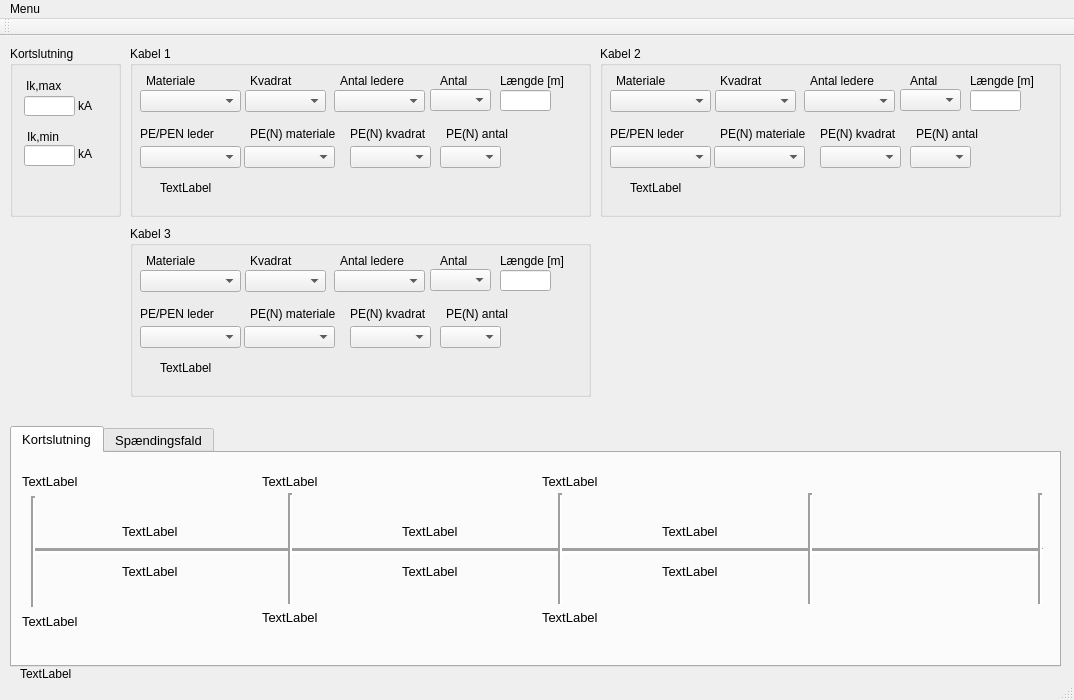
<?xml version="1.0" encoding="UTF-8"?>
<ui version="4.0">
 <class>MainWindow</class>
 <widget class="QMainWindow" name="MainWindow">
  <property name="geometry">
   <rect>
    <x>0</x>
    <y>0</y>
    <width>1074</width>
    <height>700</height>
   </rect>
  </property>
  <property name="sizePolicy">
   <sizepolicy hsizetype="Fixed" vsizetype="Fixed">
    <horstretch>0</horstretch>
    <verstretch>0</verstretch>
   </sizepolicy>
  </property>
  <property name="minimumSize">
   <size>
    <width>1074</width>
    <height>700</height>
   </size>
  </property>
  <property name="maximumSize">
   <size>
    <width>1074</width>
    <height>700</height>
   </size>
  </property>
  <property name="windowTitle">
   <string>elektro3</string>
  </property>
  <property name="windowIcon">
   <iconset>
    <normaloff>icons/elektro.ico</normaloff>icons/elektro.ico</iconset>
  </property>
  <property name="tabShape">
   <enum>QTabWidget::Rounded</enum>
  </property>
  <widget class="QWidget" name="centralWidget">
   <widget class="QGroupBox" name="groupBox">
    <property name="geometry">
     <rect>
      <x>10</x>
      <y>10</y>
      <width>111</width>
      <height>171</height>
     </rect>
    </property>
    <property name="title">
     <string>Kortslutning</string>
    </property>
    <widget class="QLineEdit" name="LE_ikmax">
     <property name="geometry">
      <rect>
       <x>14</x>
       <y>50</y>
       <width>51</width>
       <height>20</height>
      </rect>
     </property>
    </widget>
    <widget class="QLabel" name="label">
     <property name="geometry">
      <rect>
       <x>68</x>
       <y>52</y>
       <width>31</width>
       <height>16</height>
      </rect>
     </property>
     <property name="text">
      <string>kA</string>
     </property>
    </widget>
    <widget class="QLabel" name="label_2">
     <property name="geometry">
      <rect>
       <x>16</x>
       <y>32</y>
       <width>60</width>
       <height>16</height>
      </rect>
     </property>
     <property name="text">
      <string>Ik,max</string>
     </property>
    </widget>
    <widget class="QLineEdit" name="LE_ikmin">
     <property name="geometry">
      <rect>
       <x>14</x>
       <y>99</y>
       <width>51</width>
       <height>21</height>
      </rect>
     </property>
    </widget>
    <widget class="QLabel" name="label_3">
     <property name="geometry">
      <rect>
       <x>68</x>
       <y>100</y>
       <width>31</width>
       <height>16</height>
      </rect>
     </property>
     <property name="text">
      <string>kA</string>
     </property>
    </widget>
    <widget class="QLabel" name="label_4">
     <property name="geometry">
      <rect>
       <x>17</x>
       <y>83</y>
       <width>60</width>
       <height>16</height>
      </rect>
     </property>
     <property name="text">
      <string>Ik,min</string>
     </property>
    </widget>
   </widget>
   <widget class="QGroupBox" name="groupBox_2">
    <property name="geometry">
     <rect>
      <x>130</x>
      <y>10</y>
      <width>461</width>
      <height>171</height>
     </rect>
    </property>
    <property name="title">
     <string>Kabel 1</string>
    </property>
    <widget class="QComboBox" name="CBkabelETkvadrat">
     <property name="geometry">
      <rect>
       <x>115</x>
       <y>44</y>
       <width>81</width>
       <height>22</height>
      </rect>
     </property>
     <property name="currentText">
      <string/>
     </property>
    </widget>
    <widget class="QLabel" name="label_6">
     <property name="geometry">
      <rect>
       <x>120</x>
       <y>27</y>
       <width>61</width>
       <height>16</height>
      </rect>
     </property>
     <property name="text">
      <string>Kvadrat</string>
     </property>
    </widget>
    <widget class="QComboBox" name="CBkabelETmateriale">
     <property name="geometry">
      <rect>
       <x>10</x>
       <y>44</y>
       <width>101</width>
       <height>22</height>
      </rect>
     </property>
    </widget>
    <widget class="QLabel" name="label_7">
     <property name="geometry">
      <rect>
       <x>16</x>
       <y>27</y>
       <width>71</width>
       <height>16</height>
      </rect>
     </property>
     <property name="text">
      <string>Materiale</string>
     </property>
    </widget>
    <widget class="QLabel" name="label_8">
     <property name="geometry">
      <rect>
       <x>210</x>
       <y>27</y>
       <width>81</width>
       <height>16</height>
      </rect>
     </property>
     <property name="text">
      <string>Antal ledere</string>
     </property>
    </widget>
    <widget class="QComboBox" name="CBkabelETconductors">
     <property name="geometry">
      <rect>
       <x>204</x>
       <y>44</y>
       <width>91</width>
       <height>22</height>
      </rect>
     </property>
    </widget>
    <widget class="QLineEdit" name="LEkabelETlangde">
     <property name="geometry">
      <rect>
       <x>370</x>
       <y>44</y>
       <width>51</width>
       <height>21</height>
      </rect>
     </property>
    </widget>
    <widget class="QLabel" name="label_9">
     <property name="geometry">
      <rect>
       <x>310</x>
       <y>27</y>
       <width>41</width>
       <height>16</height>
      </rect>
     </property>
     <property name="text">
      <string>Antal</string>
     </property>
    </widget>
    <widget class="QLabel" name="label_10">
     <property name="geometry">
      <rect>
       <x>370</x>
       <y>27</y>
       <width>81</width>
       <height>16</height>
      </rect>
     </property>
     <property name="text">
      <string>Længde [m]</string>
     </property>
    </widget>
    <widget class="QComboBox" name="CBkabelETpenOplagt">
     <property name="geometry">
      <rect>
       <x>10</x>
       <y>100</y>
       <width>101</width>
       <height>22</height>
      </rect>
     </property>
    </widget>
    <widget class="QLabel" name="label_11">
     <property name="geometry">
      <rect>
       <x>10</x>
       <y>80</y>
       <width>81</width>
       <height>16</height>
      </rect>
     </property>
     <property name="text">
      <string>PE/PEN leder</string>
     </property>
    </widget>
    <widget class="QComboBox" name="CBkabelETpenKvadrat">
     <property name="geometry">
      <rect>
       <x>220</x>
       <y>100</y>
       <width>81</width>
       <height>22</height>
      </rect>
     </property>
    </widget>
    <widget class="QLabel" name="label_12">
     <property name="geometry">
      <rect>
       <x>220</x>
       <y>80</y>
       <width>91</width>
       <height>16</height>
      </rect>
     </property>
     <property name="text">
      <string>PE(N) kvadrat</string>
     </property>
    </widget>
    <widget class="QComboBox" name="CBkabelETpenMateriale">
     <property name="geometry">
      <rect>
       <x>114</x>
       <y>100</y>
       <width>91</width>
       <height>22</height>
      </rect>
     </property>
    </widget>
    <widget class="QLabel" name="label_13">
     <property name="geometry">
      <rect>
       <x>120</x>
       <y>80</y>
       <width>101</width>
       <height>16</height>
      </rect>
     </property>
     <property name="text">
      <string>PE(N) materiale</string>
     </property>
    </widget>
    <widget class="QLabel" name="label_14">
     <property name="geometry">
      <rect>
       <x>316</x>
       <y>80</y>
       <width>71</width>
       <height>16</height>
      </rect>
     </property>
     <property name="text">
      <string>PE(N) antal</string>
     </property>
    </widget>
    <widget class="QComboBox" name="CBkabelETantal">
     <property name="geometry">
      <rect>
       <x>300</x>
       <y>43</y>
       <width>61</width>
       <height>22</height>
      </rect>
     </property>
    </widget>
    <widget class="QLabel" name="LkabelETingenX">
     <property name="enabled">
      <bool>true</bool>
     </property>
     <property name="geometry">
      <rect>
       <x>30</x>
       <y>132</y>
       <width>401</width>
       <height>20</height>
      </rect>
     </property>
     <property name="layoutDirection">
      <enum>Qt::LeftToRight</enum>
     </property>
     <property name="autoFillBackground">
      <bool>false</bool>
     </property>
     <property name="text">
      <string>TextLabel</string>
     </property>
    </widget>
    <widget class="QComboBox" name="CBkabelETpenAntal">
     <property name="geometry">
      <rect>
       <x>310</x>
       <y>100</y>
       <width>61</width>
       <height>22</height>
      </rect>
     </property>
    </widget>
   </widget>
   <widget class="QTabWidget" name="tabWidget">
    <property name="enabled">
     <bool>true</bool>
    </property>
    <property name="geometry">
     <rect>
      <x>10</x>
      <y>390</y>
      <width>1051</width>
      <height>241</height>
     </rect>
    </property>
    <property name="font">
     <font>
      <pointsize>10</pointsize>
     </font>
    </property>
    <property name="currentIndex">
     <number>0</number>
    </property>
    <widget class="QWidget" name="tab">
     <attribute name="title">
      <string>Kortslutning</string>
     </attribute>
     <widget class="Line" name="line">
      <property name="geometry">
       <rect>
        <x>20</x>
        <y>90</y>
        <width>1011</width>
        <height>16</height>
       </rect>
      </property>
      <property name="lineWidth">
       <number>3</number>
      </property>
      <property name="orientation">
       <enum>Qt::Horizontal</enum>
      </property>
     </widget>
     <widget class="Line" name="line_2">
      <property name="geometry">
       <rect>
        <x>13</x>
        <y>43</y>
        <width>16</width>
        <height>111</height>
       </rect>
      </property>
      <property name="lineWidth">
       <number>2</number>
      </property>
      <property name="orientation">
       <enum>Qt::Vertical</enum>
      </property>
     </widget>
     <widget class="Line" name="line_3">
      <property name="geometry">
       <rect>
        <x>1020</x>
        <y>40</y>
        <width>16</width>
        <height>111</height>
       </rect>
      </property>
      <property name="lineWidth">
       <number>2</number>
      </property>
      <property name="orientation">
       <enum>Qt::Vertical</enum>
      </property>
     </widget>
     <widget class="Line" name="line_4">
      <property name="geometry">
       <rect>
        <x>540</x>
        <y>40</y>
        <width>16</width>
        <height>111</height>
       </rect>
      </property>
      <property name="lineWidth">
       <number>2</number>
      </property>
      <property name="orientation">
       <enum>Qt::Vertical</enum>
      </property>
     </widget>
     <widget class="Line" name="line_5">
      <property name="geometry">
       <rect>
        <x>270</x>
        <y>40</y>
        <width>16</width>
        <height>111</height>
       </rect>
      </property>
      <property name="lineWidth">
       <number>2</number>
      </property>
      <property name="orientation">
       <enum>Qt::Vertical</enum>
      </property>
     </widget>
     <widget class="QLabel" name="LdiagramA">
      <property name="geometry">
       <rect>
        <x>10</x>
        <y>20</y>
        <width>181</width>
        <height>16</height>
       </rect>
      </property>
      <property name="text">
       <string>TextLabel</string>
      </property>
     </widget>
     <widget class="QLabel" name="LdigramKabelET">
      <property name="geometry">
       <rect>
        <x>110</x>
        <y>70</y>
        <width>101</width>
        <height>16</height>
       </rect>
      </property>
      <property name="text">
       <string>TextLabel</string>
      </property>
     </widget>
     <widget class="QLabel" name="LdigramKabelETpe">
      <property name="geometry">
       <rect>
        <x>110</x>
        <y>110</y>
        <width>101</width>
        <height>16</height>
       </rect>
      </property>
      <property name="text">
       <string>TextLabel</string>
      </property>
     </widget>
     <widget class="QLabel" name="LdiagramB">
      <property name="geometry">
       <rect>
        <x>250</x>
        <y>20</y>
        <width>181</width>
        <height>16</height>
       </rect>
      </property>
      <property name="text">
       <string>TextLabel</string>
      </property>
     </widget>
     <widget class="QLabel" name="LdiagramAmin">
      <property name="geometry">
       <rect>
        <x>10</x>
        <y>160</y>
        <width>181</width>
        <height>16</height>
       </rect>
      </property>
      <property name="text">
       <string>TextLabel</string>
      </property>
     </widget>
     <widget class="QLabel" name="LdiagramBmin">
      <property name="geometry">
       <rect>
        <x>250</x>
        <y>156</y>
        <width>181</width>
        <height>16</height>
       </rect>
      </property>
      <property name="text">
       <string>TextLabel</string>
      </property>
     </widget>
     <widget class="QLabel" name="LdigramKabelTO">
      <property name="geometry">
       <rect>
        <x>390</x>
        <y>70</y>
        <width>101</width>
        <height>16</height>
       </rect>
      </property>
      <property name="text">
       <string>TextLabel</string>
      </property>
     </widget>
     <widget class="QLabel" name="LdigramKabelTOpe">
      <property name="geometry">
       <rect>
        <x>390</x>
        <y>110</y>
        <width>101</width>
        <height>16</height>
       </rect>
      </property>
      <property name="text">
       <string>TextLabel</string>
      </property>
     </widget>
     <widget class="QLabel" name="LdiagramC">
      <property name="geometry">
       <rect>
        <x>530</x>
        <y>20</y>
        <width>181</width>
        <height>16</height>
       </rect>
      </property>
      <property name="text">
       <string>TextLabel</string>
      </property>
     </widget>
     <widget class="QLabel" name="LdiagramCmin">
      <property name="geometry">
       <rect>
        <x>530</x>
        <y>156</y>
        <width>181</width>
        <height>16</height>
       </rect>
      </property>
      <property name="text">
       <string>TextLabel</string>
      </property>
     </widget>
     <widget class="QLabel" name="LdiagramKabelTREpe">
      <property name="geometry">
       <rect>
        <x>650</x>
        <y>110</y>
        <width>101</width>
        <height>16</height>
       </rect>
      </property>
      <property name="text">
       <string>TextLabel</string>
      </property>
     </widget>
     <widget class="QLabel" name="LdiagramKabelTRE">
      <property name="geometry">
       <rect>
        <x>650</x>
        <y>70</y>
        <width>101</width>
        <height>16</height>
       </rect>
      </property>
      <property name="text">
       <string>TextLabel</string>
      </property>
     </widget>
     <widget class="Line" name="line_6">
      <property name="geometry">
       <rect>
        <x>790</x>
        <y>40</y>
        <width>16</width>
        <height>111</height>
       </rect>
      </property>
      <property name="lineWidth">
       <number>2</number>
      </property>
      <property name="orientation">
       <enum>Qt::Vertical</enum>
      </property>
     </widget>
    </widget>
    <widget class="QWidget" name="tab_2">
     <attribute name="title">
      <string>Spændingsfald</string>
     </attribute>
     <widget class="QComboBox" name="comboBox">
      <property name="geometry">
       <rect>
        <x>20</x>
        <y>50</y>
        <width>104</width>
        <height>26</height>
       </rect>
      </property>
     </widget>
    </widget>
   </widget>
   <widget class="QGroupBox" name="groupBox_3">
    <property name="geometry">
     <rect>
      <x>600</x>
      <y>10</y>
      <width>461</width>
      <height>171</height>
     </rect>
    </property>
    <property name="title">
     <string>Kabel 2</string>
    </property>
    <widget class="QComboBox" name="CBkabelTOkvadrat">
     <property name="geometry">
      <rect>
       <x>115</x>
       <y>44</y>
       <width>81</width>
       <height>22</height>
      </rect>
     </property>
     <property name="currentText">
      <string/>
     </property>
    </widget>
    <widget class="QLabel" name="label_15">
     <property name="geometry">
      <rect>
       <x>120</x>
       <y>27</y>
       <width>61</width>
       <height>16</height>
      </rect>
     </property>
     <property name="text">
      <string>Kvadrat</string>
     </property>
    </widget>
    <widget class="QComboBox" name="CBkabelTOmateriale">
     <property name="geometry">
      <rect>
       <x>10</x>
       <y>44</y>
       <width>101</width>
       <height>22</height>
      </rect>
     </property>
    </widget>
    <widget class="QLabel" name="label_16">
     <property name="geometry">
      <rect>
       <x>16</x>
       <y>27</y>
       <width>71</width>
       <height>16</height>
      </rect>
     </property>
     <property name="text">
      <string>Materiale</string>
     </property>
    </widget>
    <widget class="QLabel" name="label_17">
     <property name="geometry">
      <rect>
       <x>210</x>
       <y>27</y>
       <width>81</width>
       <height>16</height>
      </rect>
     </property>
     <property name="text">
      <string>Antal ledere</string>
     </property>
    </widget>
    <widget class="QComboBox" name="CBkabelTOconductors">
     <property name="geometry">
      <rect>
       <x>204</x>
       <y>44</y>
       <width>91</width>
       <height>22</height>
      </rect>
     </property>
    </widget>
    <widget class="QLineEdit" name="LEkabelTOlangde">
     <property name="geometry">
      <rect>
       <x>370</x>
       <y>44</y>
       <width>51</width>
       <height>21</height>
      </rect>
     </property>
    </widget>
    <widget class="QLabel" name="label_18">
     <property name="geometry">
      <rect>
       <x>310</x>
       <y>27</y>
       <width>41</width>
       <height>16</height>
      </rect>
     </property>
     <property name="text">
      <string>Antal</string>
     </property>
    </widget>
    <widget class="QLabel" name="label_19">
     <property name="geometry">
      <rect>
       <x>370</x>
       <y>27</y>
       <width>81</width>
       <height>16</height>
      </rect>
     </property>
     <property name="text">
      <string>Længde [m]</string>
     </property>
    </widget>
    <widget class="QComboBox" name="CBkabelTOpenOplagt">
     <property name="geometry">
      <rect>
       <x>10</x>
       <y>100</y>
       <width>101</width>
       <height>22</height>
      </rect>
     </property>
    </widget>
    <widget class="QLabel" name="label_20">
     <property name="geometry">
      <rect>
       <x>10</x>
       <y>80</y>
       <width>81</width>
       <height>16</height>
      </rect>
     </property>
     <property name="text">
      <string>PE/PEN leder</string>
     </property>
    </widget>
    <widget class="QComboBox" name="CBkabelTOpenKvadrat">
     <property name="geometry">
      <rect>
       <x>220</x>
       <y>100</y>
       <width>81</width>
       <height>22</height>
      </rect>
     </property>
    </widget>
    <widget class="QLabel" name="label_21">
     <property name="geometry">
      <rect>
       <x>220</x>
       <y>80</y>
       <width>91</width>
       <height>16</height>
      </rect>
     </property>
     <property name="text">
      <string>PE(N) kvadrat</string>
     </property>
    </widget>
    <widget class="QComboBox" name="CBkabelTOpenMateriale">
     <property name="geometry">
      <rect>
       <x>114</x>
       <y>100</y>
       <width>91</width>
       <height>22</height>
      </rect>
     </property>
    </widget>
    <widget class="QLabel" name="label_22">
     <property name="geometry">
      <rect>
       <x>120</x>
       <y>80</y>
       <width>101</width>
       <height>16</height>
      </rect>
     </property>
     <property name="text">
      <string>PE(N) materiale</string>
     </property>
    </widget>
    <widget class="QLabel" name="label_23">
     <property name="geometry">
      <rect>
       <x>316</x>
       <y>80</y>
       <width>71</width>
       <height>16</height>
      </rect>
     </property>
     <property name="text">
      <string>PE(N) antal</string>
     </property>
    </widget>
    <widget class="QComboBox" name="CBkabelTOantal">
     <property name="geometry">
      <rect>
       <x>300</x>
       <y>43</y>
       <width>61</width>
       <height>22</height>
      </rect>
     </property>
    </widget>
    <widget class="QLabel" name="LkabelTOingenX">
     <property name="enabled">
      <bool>true</bool>
     </property>
     <property name="geometry">
      <rect>
       <x>30</x>
       <y>132</y>
       <width>401</width>
       <height>20</height>
      </rect>
     </property>
     <property name="layoutDirection">
      <enum>Qt::LeftToRight</enum>
     </property>
     <property name="autoFillBackground">
      <bool>false</bool>
     </property>
     <property name="text">
      <string>TextLabel</string>
     </property>
    </widget>
    <widget class="QComboBox" name="CBkabelTOpenAntal">
     <property name="geometry">
      <rect>
       <x>310</x>
       <y>100</y>
       <width>61</width>
       <height>22</height>
      </rect>
     </property>
    </widget>
   </widget>
   <widget class="QGroupBox" name="groupBox_4">
    <property name="geometry">
     <rect>
      <x>130</x>
      <y>190</y>
      <width>461</width>
      <height>171</height>
     </rect>
    </property>
    <property name="title">
     <string>Kabel 3</string>
    </property>
    <widget class="QComboBox" name="CBkabelTREkvadrat">
     <property name="geometry">
      <rect>
       <x>115</x>
       <y>44</y>
       <width>81</width>
       <height>22</height>
      </rect>
     </property>
     <property name="currentText">
      <string/>
     </property>
    </widget>
    <widget class="QLabel" name="label_24">
     <property name="geometry">
      <rect>
       <x>120</x>
       <y>27</y>
       <width>61</width>
       <height>16</height>
      </rect>
     </property>
     <property name="text">
      <string>Kvadrat</string>
     </property>
    </widget>
    <widget class="QComboBox" name="CBkabelTREmateriale">
     <property name="geometry">
      <rect>
       <x>10</x>
       <y>44</y>
       <width>101</width>
       <height>22</height>
      </rect>
     </property>
    </widget>
    <widget class="QLabel" name="label_25">
     <property name="geometry">
      <rect>
       <x>16</x>
       <y>27</y>
       <width>71</width>
       <height>16</height>
      </rect>
     </property>
     <property name="text">
      <string>Materiale</string>
     </property>
    </widget>
    <widget class="QLabel" name="label_26">
     <property name="geometry">
      <rect>
       <x>210</x>
       <y>27</y>
       <width>81</width>
       <height>16</height>
      </rect>
     </property>
     <property name="text">
      <string>Antal ledere</string>
     </property>
    </widget>
    <widget class="QComboBox" name="CBkabelTREconductors">
     <property name="geometry">
      <rect>
       <x>204</x>
       <y>44</y>
       <width>91</width>
       <height>22</height>
      </rect>
     </property>
    </widget>
    <widget class="QLineEdit" name="LEkabelTRElangde">
     <property name="geometry">
      <rect>
       <x>370</x>
       <y>44</y>
       <width>51</width>
       <height>21</height>
      </rect>
     </property>
    </widget>
    <widget class="QLabel" name="label_27">
     <property name="geometry">
      <rect>
       <x>310</x>
       <y>27</y>
       <width>41</width>
       <height>16</height>
      </rect>
     </property>
     <property name="text">
      <string>Antal</string>
     </property>
    </widget>
    <widget class="QLabel" name="label_28">
     <property name="geometry">
      <rect>
       <x>370</x>
       <y>27</y>
       <width>81</width>
       <height>16</height>
      </rect>
     </property>
     <property name="text">
      <string>Længde [m]</string>
     </property>
    </widget>
    <widget class="QComboBox" name="CBkabelTREpenOplagt">
     <property name="geometry">
      <rect>
       <x>10</x>
       <y>100</y>
       <width>101</width>
       <height>22</height>
      </rect>
     </property>
    </widget>
    <widget class="QLabel" name="label_29">
     <property name="geometry">
      <rect>
       <x>10</x>
       <y>80</y>
       <width>81</width>
       <height>16</height>
      </rect>
     </property>
     <property name="text">
      <string>PE/PEN leder</string>
     </property>
    </widget>
    <widget class="QComboBox" name="CBkabelTREpenKvadrat">
     <property name="geometry">
      <rect>
       <x>220</x>
       <y>100</y>
       <width>81</width>
       <height>22</height>
      </rect>
     </property>
    </widget>
    <widget class="QLabel" name="label_30">
     <property name="geometry">
      <rect>
       <x>220</x>
       <y>80</y>
       <width>91</width>
       <height>16</height>
      </rect>
     </property>
     <property name="text">
      <string>PE(N) kvadrat</string>
     </property>
    </widget>
    <widget class="QComboBox" name="CBkabelTREpenMateriale">
     <property name="geometry">
      <rect>
       <x>114</x>
       <y>100</y>
       <width>91</width>
       <height>22</height>
      </rect>
     </property>
    </widget>
    <widget class="QLabel" name="label_31">
     <property name="geometry">
      <rect>
       <x>120</x>
       <y>80</y>
       <width>101</width>
       <height>16</height>
      </rect>
     </property>
     <property name="text">
      <string>PE(N) materiale</string>
     </property>
    </widget>
    <widget class="QLabel" name="label_32">
     <property name="geometry">
      <rect>
       <x>316</x>
       <y>80</y>
       <width>71</width>
       <height>16</height>
      </rect>
     </property>
     <property name="text">
      <string>PE(N) antal</string>
     </property>
    </widget>
    <widget class="QComboBox" name="CBkabelTREantal">
     <property name="geometry">
      <rect>
       <x>300</x>
       <y>43</y>
       <width>61</width>
       <height>22</height>
      </rect>
     </property>
    </widget>
    <widget class="QLabel" name="LkabelTREingenX">
     <property name="enabled">
      <bool>true</bool>
     </property>
     <property name="geometry">
      <rect>
       <x>30</x>
       <y>132</y>
       <width>401</width>
       <height>20</height>
      </rect>
     </property>
     <property name="layoutDirection">
      <enum>Qt::LeftToRight</enum>
     </property>
     <property name="autoFillBackground">
      <bool>false</bool>
     </property>
     <property name="text">
      <string>TextLabel</string>
     </property>
    </widget>
    <widget class="QComboBox" name="CBkabelTREpenAntal">
     <property name="geometry">
      <rect>
       <x>310</x>
       <y>100</y>
       <width>61</width>
       <height>22</height>
      </rect>
     </property>
    </widget>
   </widget>
   <widget class="QLabel" name="labelStatus">
    <property name="geometry">
     <rect>
      <x>20</x>
      <y>630</y>
      <width>1041</width>
      <height>16</height>
     </rect>
    </property>
    <property name="text">
     <string>TextLabel</string>
    </property>
   </widget>
  </widget>
  <widget class="QMenuBar" name="menuBar">
   <property name="geometry">
    <rect>
     <x>0</x>
     <y>0</y>
     <width>1074</width>
     <height>21</height>
    </rect>
   </property>
   <widget class="QMenu" name="menuMenu">
    <property name="title">
     <string>Menu</string>
    </property>
    <addaction name="actionOm_elektro3"/>
    <addaction name="actionIndstillinger"/>
   </widget>
   <addaction name="menuMenu"/>
  </widget>
  <widget class="QToolBar" name="mainToolBar">
   <attribute name="toolBarArea">
    <enum>TopToolBarArea</enum>
   </attribute>
   <attribute name="toolBarBreak">
    <bool>false</bool>
   </attribute>
  </widget>
  <widget class="QStatusBar" name="statusBar"/>
  <action name="actionOm_elektro3">
   <property name="text">
    <string>Om elektro3</string>
   </property>
  </action>
  <action name="actionIndstillinger">
   <property name="text">
    <string>Indstillinger</string>
   </property>
  </action>
 </widget>
 <layoutdefault spacing="6" margin="11"/>
 <resources/>
 <connections/>
</ui>
